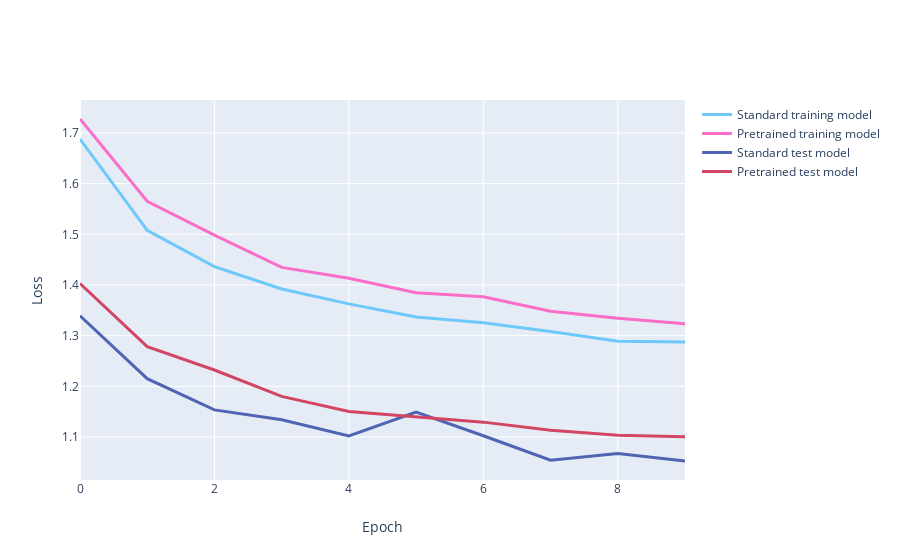

The notebook cell saved with this chart:
### Markdown cell above
## Loss

### Code cell
draw_graph(train_loss_vector, pret_loss_vector, test_loss_vector, pret_test_loss_vector, "Loss")

### Figure 1 — Plotly figure (JSON) as saved in the notebook; plotly's stock layout.template omitted (floating-point values rounded to 4 significant figures)
{"data": [{"line": {"color": "rgb(110,200,250)", "width": 3}, "mode": "lines", "name": "Standard training model", "type": "scatter", "x": [0, 1, 2, 3, 4, 5, 6, 7, 8, 9, 10], "y": [1.688, 1.508, 1.436, 1.392, 1.363, 1.337, 1.326, 1.308, 1.289, 1.287]}, {"line": {"color": "rgb(250,110,200)", "width": 3}, "mode": "lines", "name": "Pretrained training model ", "type": "scatter", "x": [0, 1, 2, 3, 4, 5, 6, 7, 8, 9, 10], "y": [1.728, 1.565, 1.498, 1.435, 1.413, 1.385, 1.377, 1.348, 1.334, 1.323]}, {"line": {"color": "rgb(80,100,180)", "width": 3}, "mode": "lines", "name": "Standard test model", "type": "scatter", "x": [0, 1, 2, 3, 4, 5, 6, 7, 8, 9, 10], "y": [1.339, 1.215, 1.154, 1.134, 1.102, 1.149, 1.102, 1.054, 1.067, 1.053]}, {"line": {"color": "rgb(210,70,100)", "width": 3}, "mode": "lines", "name": "Pretrained test model", "type": "scatter", "x": [0, 1, 2, 3, 4, 5, 6, 7, 8, 9, 10], "y": [1.403, 1.278, 1.232, 1.18, 1.15, 1.14, 1.129, 1.113, 1.103, 1.101]}], "layout": {"xaxis": {"title": {"text": "Epoch"}}, "yaxis": {"title": {"text": "Loss"}}}}
